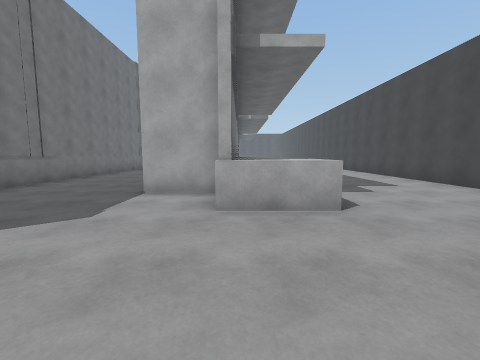
[1] (above)

20 first-person views from a walk through a scene from a Unity 3-D project. The camera is 1.4 m above the floor, tilts 6° down and sees 90° across. The floor is counted in squares, 1.58 m on a side. Each view is taken from the middle of a square. On the plan, view 1 faces up. The plan holds only what a view shows up to about 10 squares ahead; the rest is blank. The place goes on beyond the plan. The player is left out.

[2]
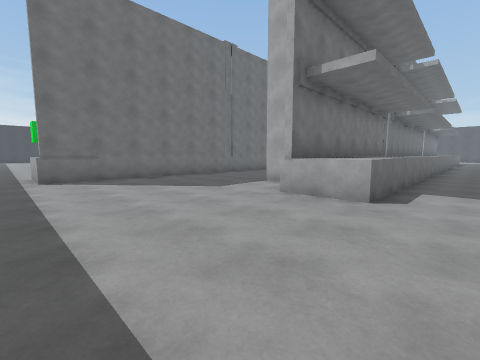

[3]
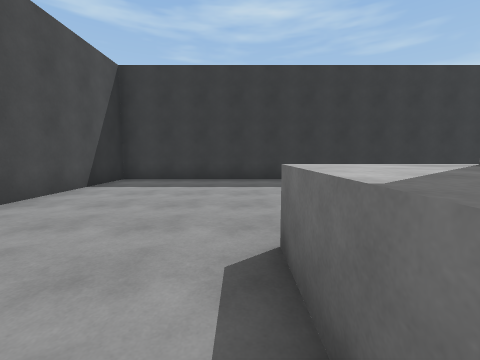

[4]
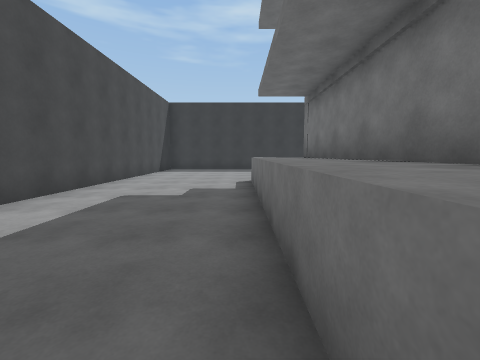

[5]
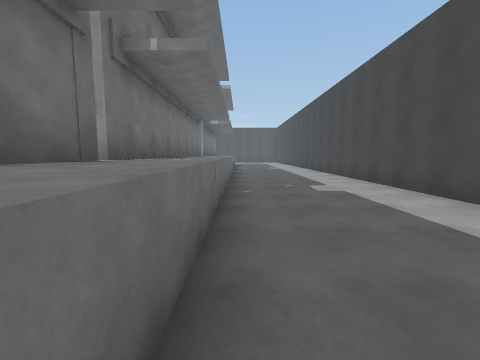

[6]
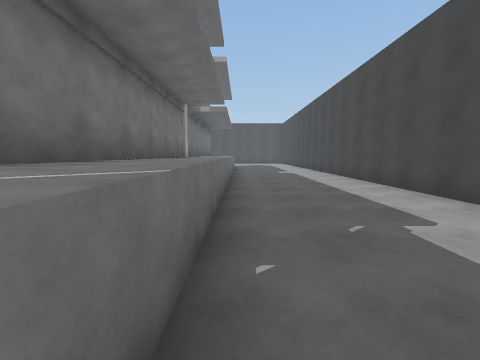

[7]
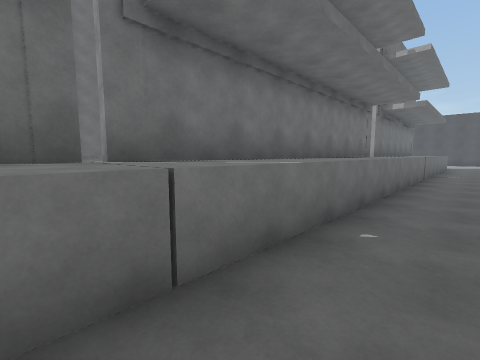

[8]
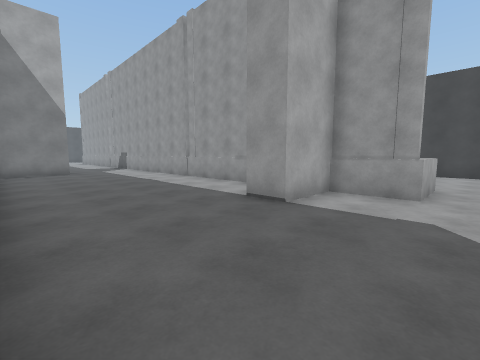

[9]
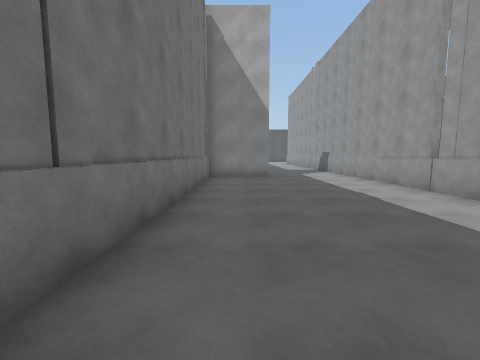

[10]
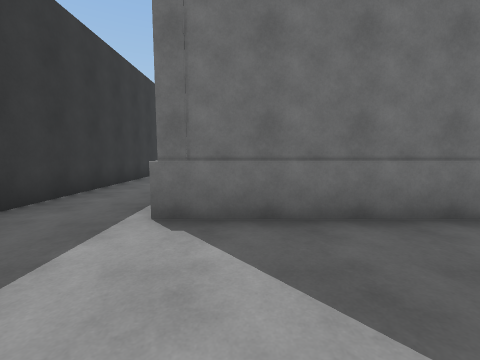

[11]
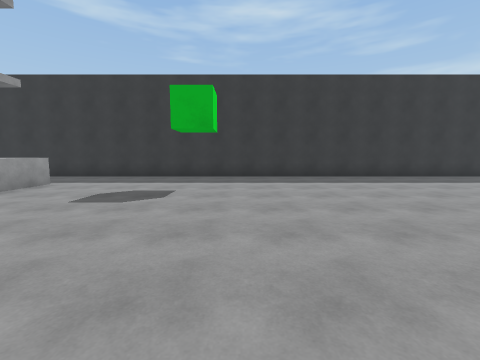

[12]
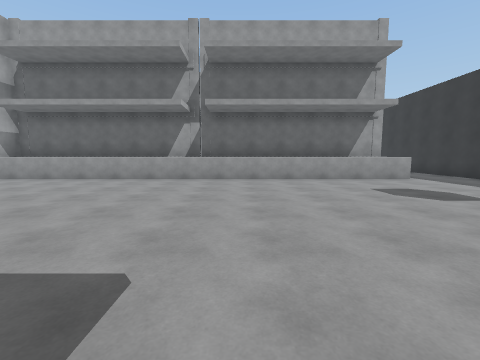

[13]
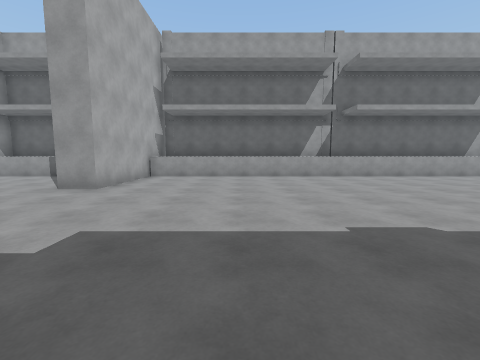

[14]
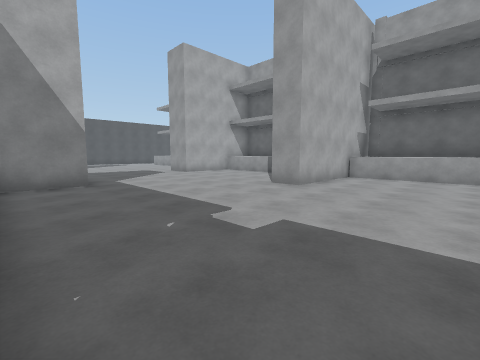

[15]
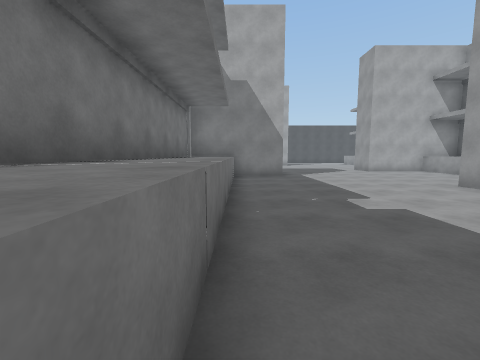

[16]
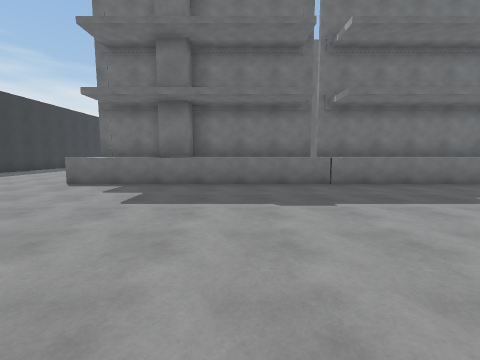

[17]
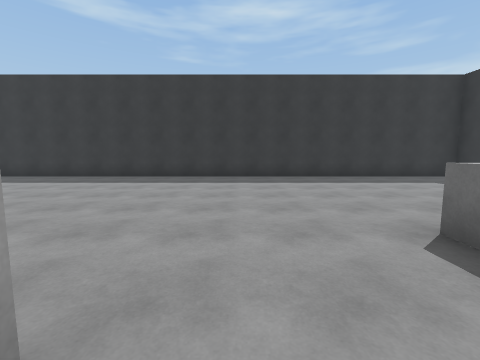

[18]
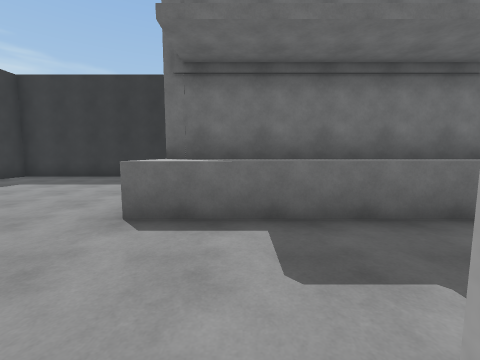

[19]
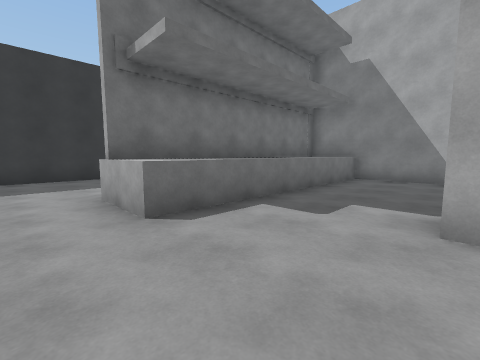

[20]
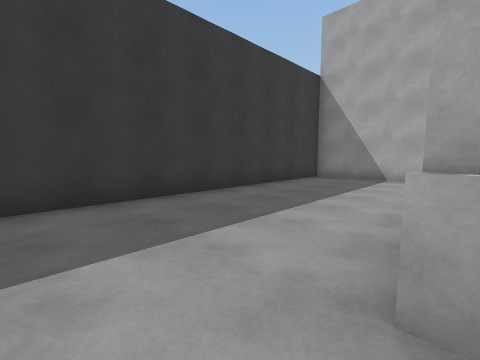

### Floor plan
Key: @ floor where view 1 was taken; # wall or solid block; x gap in a wall; . floor; = window, fence, low wall or low ledge; ^ raised ledge.
Columns run from 33 left of view 1 to 7 right of it. Each row starts with its distance up from view 1.
 22                  ...     ^       x^.....#
 21                  ....   .^       #^.....#
 20              ####........^       #^.....#
 19              #^..........        #^.....#
 18              #^.........         #^.....#
 17              #^........          #^.....#
 16              #^.......########...#^.....#
 15              #^..........^#......#^.....#
 14              #^..........^#......#^.....#
 13 #####  ###   #^..........^#......#^.....#
 12 #... #^...   #^..........^#......#^.....#
 11 #... #^...   #^..........^#......#^.... #
 10 #....#^...   #^..........^#......#^.....#
  9 #....#^....  #^..........^#......#^.....#
  8 #....#^....  #^..........^#......#^.....#
  7 #....#^...#  ##..........^#......#^.....#
  6 #....#^....  #^..........^#....##^^.....#
  5 #....=^..... #^..........^#......#^.....#
  4 #............^^..........^#......^^.....#
  3 #........................^#.............#
  2 #........................^#.............#
  1 #........................^#.............#
  0 #........................^^......@......#
 -1 #.......................................#
 -2 #...........................      ......#
 -3 #########################################

Where each view was taken, in squares from view 1:
view 1: 0 up, 0 right, facing up
view 2: 1 down, 3 right, facing up-left
view 3: 6 up, 2 right, facing down
view 4: 12 up, 2 right, facing down
view 5: 8 up, 2 right, facing up
view 6: 12 up, 2 right, facing up
view 7: 11 up, 3 right, facing up-left
view 8: 3 up, 6 left, facing up-right
view 9: 6 up, 5 left, facing up
view 10: 1 up, 3 left, facing left
view 11: 7 up, 14 left, facing down
view 12: 6 up, 17 left, facing right
view 13: 12 up, 18 left, facing right
view 14: 12 up, 18 left, facing up-right
view 15: 10 up, 18 left, facing up
view 16: 9 up, 11 left, facing left
view 17: 7 up, 24 left, facing down
view 18: 6 up, 23 left, facing left
view 19: 3 up, 23 left, facing up-left
view 20: 3 up, 28 left, facing up-left
